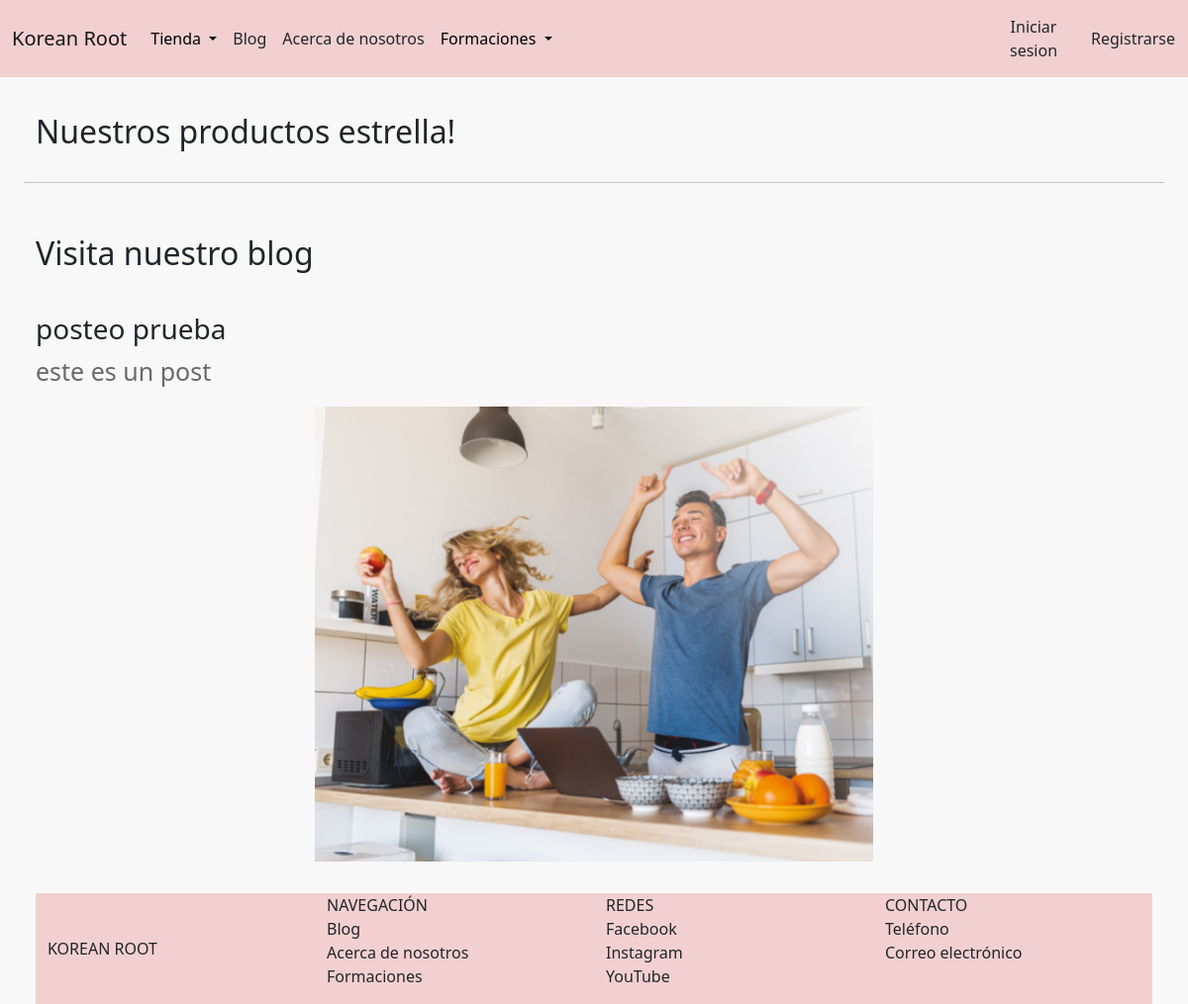
/, run on an earlier commit of the app's database.
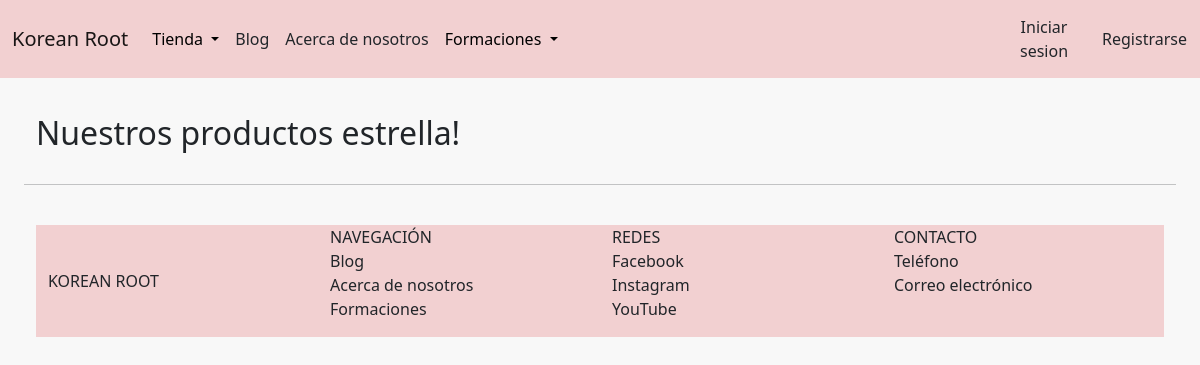
And on a later commit of the database.
### AppBlog/models.py (models this page shows, shortened)
class Post(models.Model):
    titulo = models.CharField(max_length=70)
    subtitulo = models.CharField(max_length=140)
    cuerpo = RichTextField(blank = True, null = True)
    fecha_creacion = models.DateTimeField()
    autor = models.CharField(max_length=50)
    img_portada = models.ImageField(upload_to='portadas_blog', null=True, blank=True)
    img_miniatura = models.ImageField(upload_to='miniaturas_blog', null=True, blank=True)
    fuente = models.CharField(max_length=20, null= True, blank= True)
    link_noticia = models.CharField(max_length=255, null= True, blank= True)

### AppBlog/views.py (the view, shortened to what this page needs)
# urls.py: path('', inicio, name="Inicio"),
def inicio(request):
    carrusel = ImagenCarrusel.objects.all()
    imagenes = ProductoEstrella.objects.all()
    posts = Post.objects.all()
    return render(request, 'AppBlog/inicio.html', {
        'imagenes': imagenes,
        'publicaciones': posts})

### AppBlog/templates/AppBlog/inicio.html (shortened to what this page needs)
{% extends 'AppTienda/padre.html' %}
{% load static %}
{% block contenidoQueCambia %}
    <h2 style="
    margin-left: 3%;
    margin-bottom: 1rem;
    margin-top: 3%;
    ">Nuestros productos estrella!</h2>
  <hr style="margin-left: 2%; margin-right: 2%;">
{% if publicaciones %}
  <h2 style="
  margin-left: 3%;
  margin-bottom: 1rem;
  margin-top: 3%;
  ">Visita nuestro blog</h2>
{% endif %}
<div style="margin-top: 2%; margin-left: 3%; margin-right: 3%;">
  {% for publicacion in publicaciones %}
    <a href="{% url 'blog:publicacion_detalle' id=publicacion.id %}" style="text-decoration: none; color:inherit;"><h3>{{publicacion.titulo}}</h3></a>
    <p style="font-size: 25px; color: rgb(105, 105, 105);">{{publicacion.subtitulo}}</p>
    {% if publicacion.img_miniatura %}
        <img src="{{publicacion.img_miniatura.url}}"
        style=
        "display: block;
        margin-left: auto;
        margin-right: auto;
        margin-bottom: 3rem;
        max-width: 50%;
        max-height: 50%;
        margin-bottom: 2rem;"/>
    {% endif %}
  {% endfor %}
{% endblock %}

What changed in the data, as far as the page shows it:
removed Post: titulo "posteo prueba", subtitulo "este es un post", img_miniatura (picture)
Also different on the page:
text no longer shown: "Visita nuestro blog"
